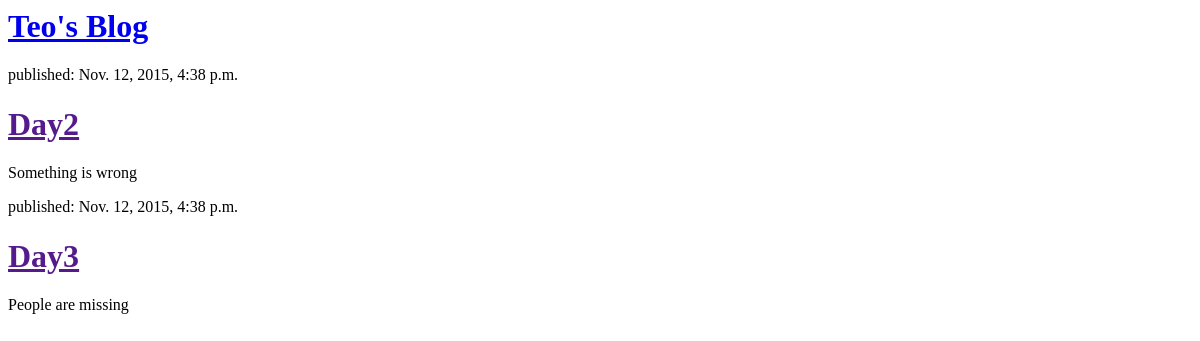
Before: / with the older database file.
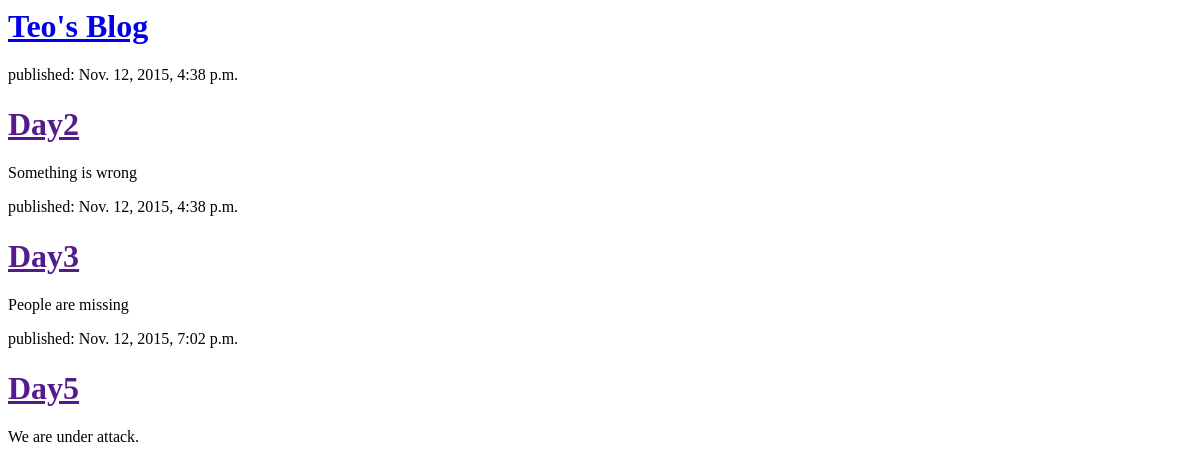
After: the same page with the newer database file.
### blog/models.py (models this page shows, shortened)
class Post(models.Model):
    author = models.ForeignKey('auth.User')
    title = models.CharField(max_length = 200)
    text = models.TextField()
    created_date = models.DateTimeField(default=timezone.now)
    published_date = models.DateTimeField(blank = True, null = True)

### blog/views.py (the view)
# urls.py: url(r'^$', views.post_list, name='post_list'),
def post_list(request):
    posts = Post.objects.filter(published_date__lte=timezone.now()).order_by('published_date')
    return render(request, 'blog/post_list.html', {'posts': posts})

### blog/templates/blog/post_list.html
<div>
    <h1><a href="/">Teo's Blog</a></h1>
</div>
{% for post in posts %}
    <div>
        <p>published: {{ post.published_date }}</p>
        <h1><a href="">{{ post.title }}</a></h1>
        <p>{{ post.text|linebreaks }}</p>
    </div>
{% endfor %}

Changed rows visible on the page:
added Post: published_date "Nov. 12, 2015, 7:02 p.m.", title "Day5", text "We are under attack."
